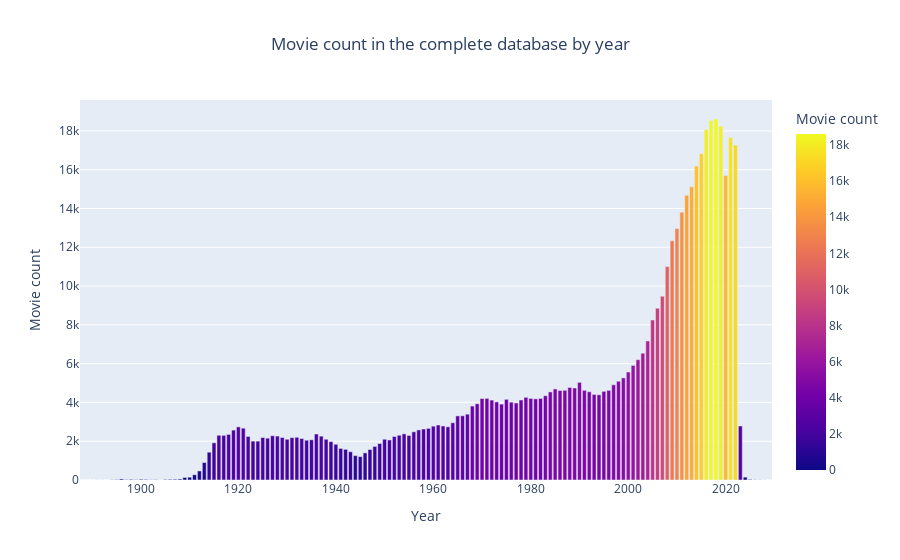

Source (notebook cell):
### Code cell
def year_distribution(data, title, save = False):
    df_column = data.copy()
    df_column.dropna(subset=['Movie release date'], inplace=True)
    count = df_column['Movie release date'].value_counts()
    # plt.figure(figsize=(20,8))
    df = pd.DataFrame({'Year' : count.index.astype('int64'), 'Movie count' : count.values})
    fig = px.bar(df, x='Year', y='Movie count', color = 'Movie count', title=title)
    fig.update_layout(title_x=0.5)
    fig.write_html("outputs/year_movie_distr.html")
    fig.show('jupyterlab')
    
year_distribution(df_movie, 'Movie count in the complete database by year', True)

### Figure 1 — Plotly figure (JSON) as saved in the notebook; plotly's stock layout.template omitted (floating-point values rounded to 4 significant figures; data arrays with more than 128 entries replaced by an {"elided": "..."} marker saying what was removed)
{"data": [{"alignmentgroup": "True", "hovertemplate": "Year=%{x}<br>Movie count=%{marker.color}<extra></extra>", "legendgroup": "", "marker": {"color": {"elided": "142 int values"}, "coloraxis": "coloraxis", "pattern": {"shape": ""}}, "name": "", "offsetgroup": "", "orientation": "v", "showlegend": false, "textposition": "auto", "type": "bar", "x": {"elided": "142 int values"}, "xaxis": "x", "y": {"elided": "142 int values"}, "yaxis": "y"}], "layout": {"barmode": "relative", "coloraxis": {"colorbar": {"title": {"text": "Movie count"}}, "colorscale": [[0, "#0d0887"], [0.1111, "#46039f"], [0.2222, "#7201a8"], [0.3333, "#9c179e"], [0.4444, "#bd3786"], [0.5556, "#d8576b"], [0.6667, "#ed7953"], [0.7778, "#fb9f3a"], [0.8889, "#fdca26"], [1, "#f0f921"]]}, "legend": {"tracegroupgap": 0}, "title": {"text": "Movie count in the complete database by year", "x": 0.5}, "xaxis": {"anchor": "y", "domain": [0, 1], "title": {"text": "Year"}}, "yaxis": {"anchor": "x", "domain": [0, 1], "title": {"text": "Movie count"}}}}
